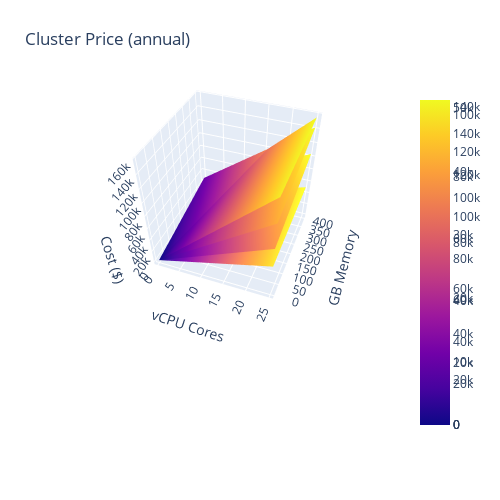

Notebook source saved alongside this figure:
### Markdown cell above
---
# 3D Plot

Cant add a legend to a 3D surface plot with plotly... 
While cool, it is less useful than the 2D plot with the desired Memory/CPU ratio

### Code cell
MAX_VCPU = 25
MAX_GB_MEMORY = 400
vcpu, memory = np.linspace(0, MAX_VCPU, 100), np.linspace(0, MAX_GB_MEMORY, 100)
gke_cost = gke_cluster_price_month(vcpu[:,None], memory[None,:], 0, 0, 0, 0, 0, 0, 0)
eks_cost = eks_cluster_price_month(vcpu[:,None], memory[None,:], 0, 0, 0, 0, 0, 0, 0)
aks_cost = aks_cluster_price_month(vcpu[:,None], memory[None,:], 0, 0, 0, 0, 0, 0, 0)
do_cost = do_cluster_price_month(vcpu[:,None], memory[None,:], 0, 0, 0, 0, 0, 0, 0)

fig = go.Figure(data=[
    go.Surface(z=gke_cost*12, x=vcpu, y=memory),
    go.Surface(z=eks_cost*12, x=vcpu, y=memory),
    go.Surface(z=aks_cost*12, x=vcpu, y=memory),
    go.Surface(z=do_cost*12, x=vcpu, y=memory)
    ])

camera = dict(
    up=dict(x=0, y=0, z=1),
        center=dict(x=0, y=0, z=-.8),
    eye = dict(x=.9, y=-2.4, z=2)
)

fig.update_layout(title='Cluster Price (annual)', autosize=False,
                  width=500, height=500,
                  scene = dict(
                      xaxis = dict(title = 'vCPU Cores'),
                      yaxis = dict(title = 'GB Memory'),
                      zaxis = dict(title = 'Cost ($)')
                  ),
                  margin=dict(l=65, r=50, b=65, t=90),
                  scene_camera=camera,
                  showlegend=True
                 )
fig.show()
